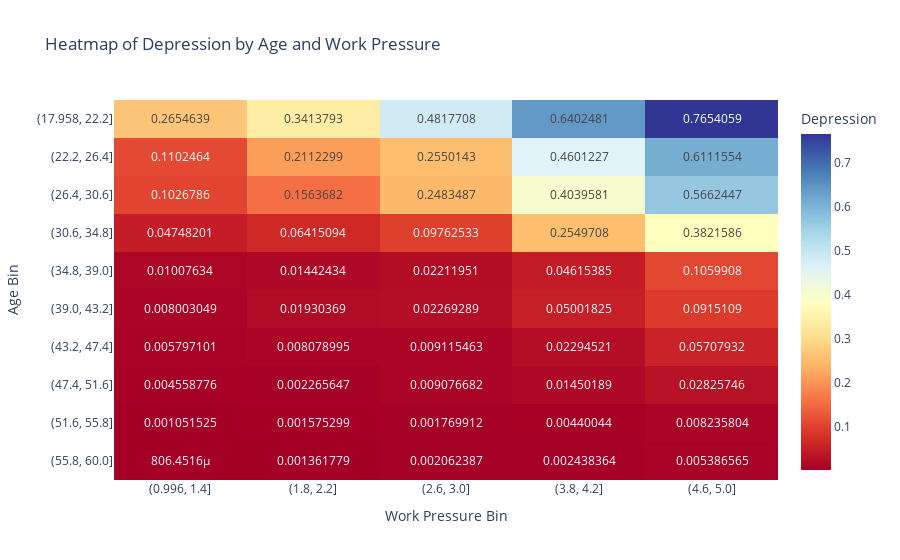

The notebook cell this image was saved under:
### Markdown cell above
## Depression by Age and Work Pressure

### Code cell
# Drop rows with NaN values in 'Age', 'Work Pressure', and 'Depression' columns
df_train_copy = df_train.dropna(subset=['Age', 'Work Pressure', 'Depression'])

# Create bins for Age and Work Pressure
df_train_copy['Age_bin'] = pd.cut(df_train_copy['Age'], bins=10).astype(str)           # Convert the bins to strings (to avoid serialization issues)
df_train_copy['WorkPressure_bin'] = pd.cut(df_train_copy['Work Pressure'], bins=10).astype(str)

# Create pivot table
heatmap_data = df_train_copy.pivot_table(index='Age_bin', columns='WorkPressure_bin', values='Depression', aggfunc='mean')

# Create an interactive heatmap with orange and blue colors
fig = px.imshow(heatmap_data.values,  # Use only the numerical matrix
                labels=dict(x="Work Pressure Bin", y="Age Bin", color="Depression"),
                text_auto=True,  # Display correlation values
                color_continuous_scale='RdYlBu',  # Color scale with shades of red, yellow, and blue
                title='Heatmap of Depression by Age and Work Pressure',
                aspect='auto')

# Set the y-axis and x-axis tick labels to the actual bin ranges
fig.update_layout(
    yaxis=dict(
        tickmode='array',
        tickvals=list(range(len(heatmap_data.index))),  # Set tick positions
        ticktext=heatmap_data.index.astype(str).tolist()  # Convert intervals to strings for labels
    ),
    xaxis=dict(
        tickmode='array',
        tickvals=list(range(len(heatmap_data.columns))),  # Set tick positions
        ticktext=heatmap_data.columns.astype(str).tolist()  # Convert intervals to strings for labels
    )
)

# Show the plot
fig.show()

### Figure 1 — Plotly figure (JSON) as saved in the notebook; plotly's stock layout.template omitted (floating-point values rounded to 4 significant figures)
{"data": [{"coloraxis": "coloraxis", "hovertemplate": "Work Pressure Bin: %{x}<br>Age Bin: %{y}<br>Depression: %{z}<extra></extra>", "name": "0", "texttemplate": "%{z}", "type": "heatmap", "xaxis": "x", "yaxis": "y", "z": [[0.2655, 0.3414, 0.4818, 0.6402, 0.7654], [0.1102, 0.2112, 0.255, 0.4601, 0.6112], [0.1027, 0.1564, 0.2483, 0.404, 0.5662], [0.04748, 0.06415, 0.09763, 0.255, 0.3822], [0.01008, 0.01442, 0.02212, 0.04615, 0.106], [0.008003, 0.0193, 0.02269, 0.05002, 0.09151], [0.005797, 0.008079, 0.009115, 0.02295, 0.05708], [0.004559, 0.002266, 0.009077, 0.0145, 0.02826], [0.001052, 0.001575, 0.00177, 0.0044, 0.008236], [0.0008065, 0.001362, 0.002062, 0.002438, 0.005387]]}], "layout": {"coloraxis": {"colorbar": {"title": {"text": "Depression"}}, "colorscale": [[0, "rgb(165,0,38)"], [0.1, "rgb(215,48,39)"], [0.2, "rgb(244,109,67)"], [0.3, "rgb(253,174,97)"], [0.4, "rgb(254,224,144)"], [0.5, "rgb(255,255,191)"], [0.6, "rgb(224,243,248)"], [0.7, "rgb(171,217,233)"], [0.8, "rgb(116,173,209)"], [0.9, "rgb(69,117,180)"], [1, "rgb(49,54,149)"]]}, "title": {"text": "Heatmap of Depression by Age and Work Pressure"}, "xaxis": {"anchor": "y", "domain": [0, 1], "tickmode": "array", "ticktext": ["(0.996, 1.4]", "(1.8, 2.2]", "(2.6, 3.0]", "(3.8, 4.2]", "(4.6, 5.0]"], "tickvals": [0, 1, 2, 3, 4], "title": {"text": "Work Pressure Bin"}}, "yaxis": {"anchor": "x", "autorange": "reversed", "domain": [0, 1], "tickmode": "array", "ticktext": ["(17.958, 22.2]", "(22.2, 26.4]", "(26.4, 30.6]", "(30.6, 34.8]", "(34.8, 39.0]", "(39.0, 43.2]", "(43.2, 47.4]", "(47.4, 51.6]", "(51.6, 55.8]", "(55.8, 60.0]"], "tickvals": [0, 1, 2, 3, 4, 5, 6, 7, 8, 9], "title": {"text": "Age Bin"}}}}
